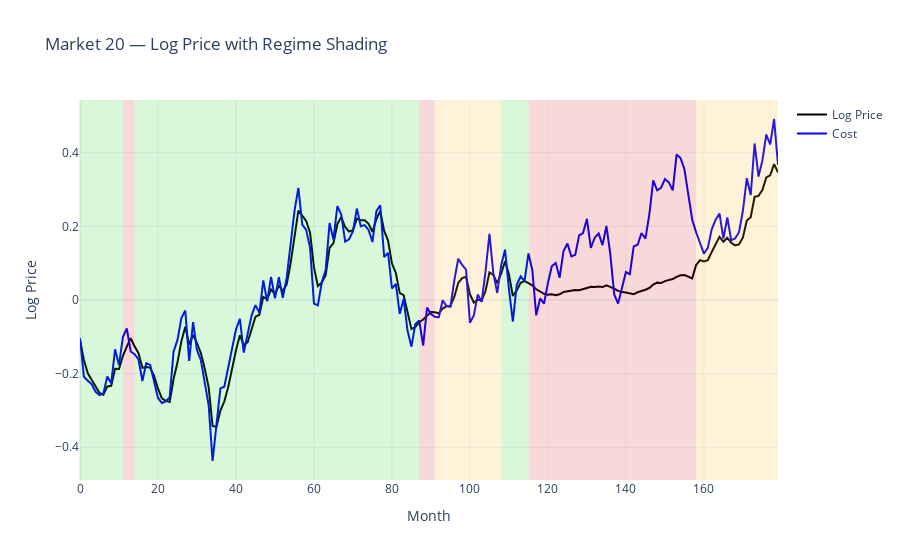

Notebook code for this chart:
### Code cell
plot_market_plotly(df, market_id= 20)

### Figure 1 — Plotly figure (JSON) as saved in the notebook; plotly's stock layout.template omitted (floating-point values rounded to 4 significant figures; data arrays with more than 128 entries replaced by an {"elided": "..."} marker saying what was removed)
{"data": [{"line": {"color": "black"}, "mode": "lines", "name": "Log Price", "type": "scatter", "x": {"elided": "180 int values"}, "y": {"elided": "180 float values"}}, {"line": {"color": "blue"}, "mode": "lines", "name": "Cost", "type": "scatter", "x": {"elided": "180 int values"}, "y": {"elided": "180 float values"}}], "layout": {"shapes": [{"fillcolor": "rgba(0,200,0,0.15)", "line": {"width": 0}, "type": "rect", "x0": 0, "x1": 11, "xref": "x", "y0": 0, "y1": 1, "yref": "y domain"}, {"fillcolor": "rgba(200,0,0,0.15)", "line": {"width": 0}, "type": "rect", "x0": 11, "x1": 14, "xref": "x", "y0": 0, "y1": 1, "yref": "y domain"}, {"fillcolor": "rgba(0,200,0,0.15)", "line": {"width": 0}, "type": "rect", "x0": 14, "x1": 87, "xref": "x", "y0": 0, "y1": 1, "yref": "y domain"}, {"fillcolor": "rgba(200,0,0,0.15)", "line": {"width": 0}, "type": "rect", "x0": 87, "x1": 91, "xref": "x", "y0": 0, "y1": 1, "yref": "y domain"}, {"fillcolor": "rgba(255,165,0,0.15)", "line": {"width": 0}, "type": "rect", "x0": 91, "x1": 108, "xref": "x", "y0": 0, "y1": 1, "yref": "y domain"}, {"fillcolor": "rgba(0,200,0,0.15)", "line": {"width": 0}, "type": "rect", "x0": 108, "x1": 115, "xref": "x", "y0": 0, "y1": 1, "yref": "y domain"}, {"fillcolor": "rgba(200,0,0,0.15)", "line": {"width": 0}, "type": "rect", "x0": 115, "x1": 158, "xref": "x", "y0": 0, "y1": 1, "yref": "y domain"}, {"fillcolor": "rgba(255,165,0,0.15)", "line": {"width": 0}, "type": "rect", "x0": 158, "x1": 179, "xref": "x", "y0": 0, "y1": 1, "yref": "y domain"}], "title": {"text": "Market 20 — Log Price with Regime Shading"}, "xaxis": {"title": {"text": "Month"}}, "yaxis": {"title": {"text": "Log Price"}}}}
